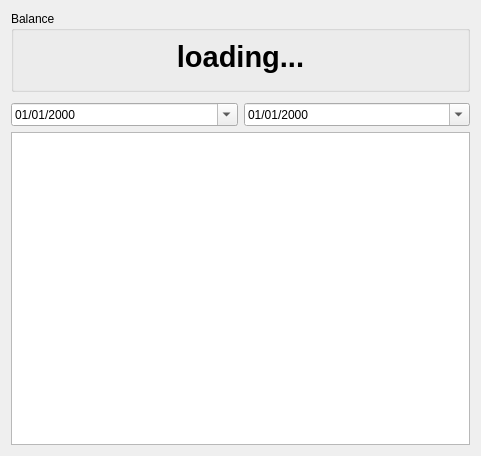
<?xml version="1.0" encoding="UTF-8"?>
<ui version="4.0">
 <class>TxHistoryWidget</class>
 <widget class="QWidget" name="TxHistoryWidget">
  <property name="geometry">
   <rect>
    <x>0</x>
    <y>0</y>
    <width>481</width>
    <height>456</height>
   </rect>
  </property>
  <property name="windowTitle">
   <string>Form</string>
  </property>
  <layout class="QVBoxLayout" name="verticalLayout">
   <item>
    <widget class="QGroupBox" name="groupbox_balance">
     <property name="title">
      <string>Balance</string>
     </property>
     <layout class="QVBoxLayout" name="verticalLayout_4">
      <item>
       <widget class="QLabel" name="label_balance">
        <property name="font">
         <font>
          <pointsize>22</pointsize>
          <weight>75</weight>
          <bold>true</bold>
         </font>
        </property>
        <property name="text">
         <string>loading...</string>
        </property>
        <property name="alignment">
         <set>Qt::AlignHCenter|Qt::AlignTop</set>
        </property>
       </widget>
      </item>
      <item>
       <widget class="Busy" name="busy_balance" native="true"/>
      </item>
     </layout>
    </widget>
   </item>
   <item>
    <layout class="QVBoxLayout" name="verticalLayout_3">
     <item>
      <layout class="QHBoxLayout" name="horizontalLayout_2">
       <property name="topMargin">
        <number>5</number>
       </property>
       <item>
        <widget class="QDateTimeEdit" name="date_from">
         <property name="displayFormat">
          <string>dd/MM/yyyy</string>
         </property>
         <property name="calendarPopup">
          <bool>true</bool>
         </property>
        </widget>
       </item>
       <item>
        <widget class="QDateTimeEdit" name="date_to">
         <property name="displayFormat">
          <string>dd/MM/yyyy</string>
         </property>
         <property name="calendarPopup">
          <bool>true</bool>
         </property>
        </widget>
       </item>
      </layout>
     </item>
     <item>
      <widget class="QTableView" name="table_history">
       <property name="contextMenuPolicy">
        <enum>Qt::CustomContextMenu</enum>
       </property>
       <property name="alternatingRowColors">
        <bool>true</bool>
       </property>
       <property name="showGrid">
        <bool>true</bool>
       </property>
       <attribute name="horizontalHeaderShowSortIndicator" stdset="0">
        <bool>true</bool>
       </attribute>
       <attribute name="horizontalHeaderStretchLastSection">
        <bool>true</bool>
       </attribute>
       <attribute name="verticalHeaderVisible">
        <bool>false</bool>
       </attribute>
      </widget>
     </item>
    </layout>
   </item>
  </layout>
 </widget>
 <customwidgets>
  <customwidget>
   <class>Busy</class>
   <extends>QWidget</extends>
   <header>sakia.gui.widgets</header>
   <container>1</container>
  </customwidget>
 </customwidgets>
 <resources>
  <include location="../../../../../res/icons/icons.qrc"/>
 </resources>
 <connections/>
</ui>
